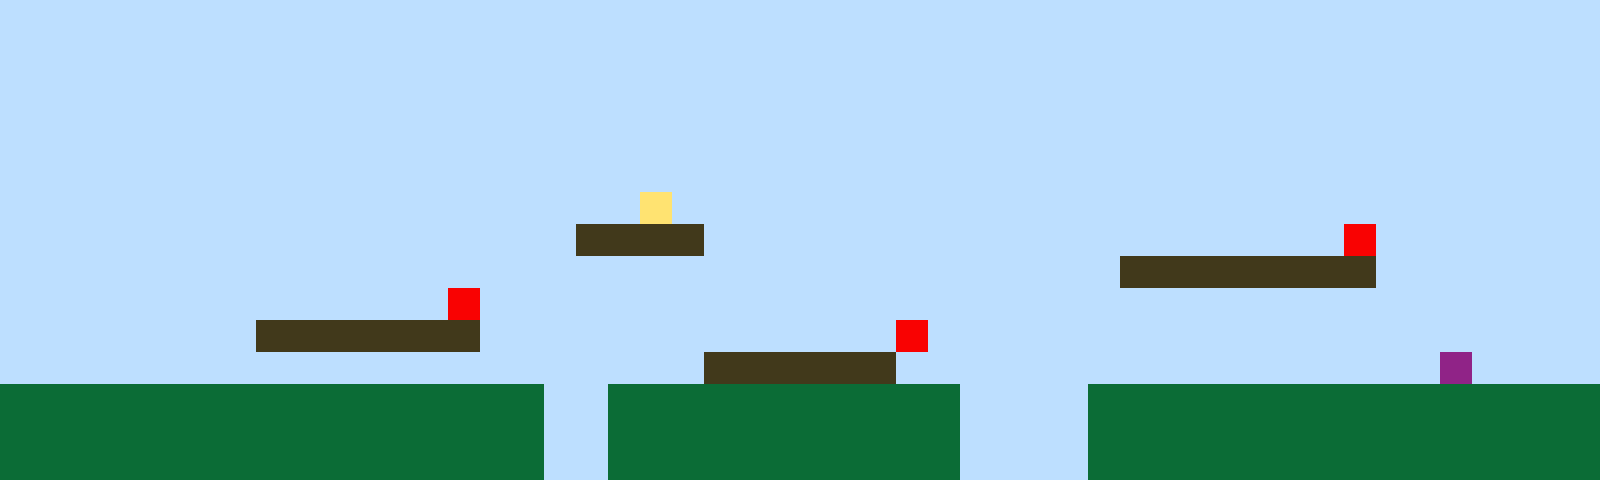

A level layout from a 2D game, rendered from its tile map. Below: a short description, then the map file with its tile-grid data intact:
An orthogonal 50x15 tile map with 32x32 px tiles, 1 tile layer (Tile Layer 1).

<map version="1.10" tiledversion="1.11.2" orientation="orthogonal" renderorder="right-up" width="50" height="15" tilewidth="32" tileheight="32" infinite="0" nextlayerid="2" nextobjectid="1"><editorsettings><export target="map1.csv" format="csv" /></editorsettings><tileset firstgid="1" name="sprites" tilewidth="32" tileheight="32" tilecount="6" columns="3"><image source="sprites.png" width="96" height="64" /></tileset><layer id="1" name="Tile Layer 1" width="50" height="15"><data encoding="csv">1,1,1,1,1,1,1,1,1,1,1,1,1,1,1,1,1,1,1,1,1,1,1,1,1,1,1,1,1,1,1,1,1,1,1,1,1,1,1,1,1,1,1,1,1,1,1,1,1,1,1,1,1,1,1,1,1,1,1,1,1,1,1,1,1,1,1,1,1,1,1,1,1,1,1,1,1,1,1,1,1,1,1,1,1,1,1,1,1,1,1,1,1,1,1,1,1,1,1,1,1,1,1,1,1,1,1,1,1,1,1,1,1,1,1,1,1,1,1,1,1,1,1,1,1,1,1,1,1,1,1,1,1,1,1,1,1,1,1,1,1,1,1,1,1,1,1,1,1,1,1,1,1,1,1,1,1,1,1,1,1,1,1,1,1,1,1,1,1,1,1,1,1,1,1,1,1,1,1,1,1,1,1,1,1,1,1,1,1,1,1,1,1,1,1,1,1,1,1,1,1,1,1,1,1,1,1,1,1,1,1,1,1,1,1,1,1,1,1,1,1,1,1,1,1,1,1,1,1,1,1,1,1,1,1,1,1,1,1,1,1,1,1,1,1,1,1,1,1,1,1,1,1,1,1,1,1,1,1,1,1,1,1,1,1,1,1,1,1,1,1,1,1,1,1,1,1,1,1,1,1,1,1,1,1,1,1,1,1,1,1,1,1,1,1,1,1,1,1,1,1,1,1,1,1,1,1,1,1,1,1,1,1,1,1,1,1,1,1,1,4,1,1,1,1,1,1,1,1,1,1,1,1,1,1,1,1,1,1,1,1,1,1,1,1,1,1,1,1,1,1,1,1,1,1,1,1,1,1,1,1,1,1,1,1,1,1,1,3,3,3,3,1,1,1,1,1,1,1,1,1,1,1,1,1,1,1,1,1,1,1,1,5,1,1,1,1,1,1,1,1,1,1,1,1,1,1,1,1,1,1,1,1,1,1,1,1,1,1,1,1,1,1,1,1,1,1,1,1,1,1,1,1,1,1,3,3,3,3,3,3,3,3,1,1,1,1,1,1,1,1,1,1,1,1,1,1,1,1,1,1,1,1,1,5,1,1,1,1,1,1,1,1,1,1,1,1,1,1,1,1,1,1,1,1,1,1,1,1,1,1,1,1,1,1,1,1,1,1,1,1,1,1,1,1,1,1,1,3,3,3,3,3,3,3,1,1,1,1,1,1,1,1,1,1,1,1,1,5,1,1,1,1,1,1,1,1,1,1,1,1,1,1,1,1,1,1,1,1,1,1,1,1,1,1,1,1,1,1,1,1,1,1,1,1,1,1,1,1,1,1,1,3,3,3,3,3,3,1,1,1,1,1,1,1,1,1,1,1,1,1,1,1,1,1,6,1,1,1,1,2,2,2,2,2,2,2,2,2,2,2,2,2,2,2,2,2,1,1,2,2,2,2,2,2,2,2,2,2,2,1,1,1,1,2,2,2,2,2,2,2,2,2,2,2,2,2,2,2,2,2,2,2,2,2,2,2,2,2,2,2,2,2,2,2,2,2,1,1,2,2,2,2,2,2,2,2,2,2,2,1,1,1,1,2,2,2,2,2,2,2,2,2,2,2,2,2,2,2,2,2,2,2,2,2,2,2,2,2,2,2,2,2,2,2,2,2,1,1,2,2,2,2,2,2,2,2,2,2,2,1,1,1,1,2,2,2,2,2,2,2,2,2,2,2,2,2,2,2,2</data></layer></map>
